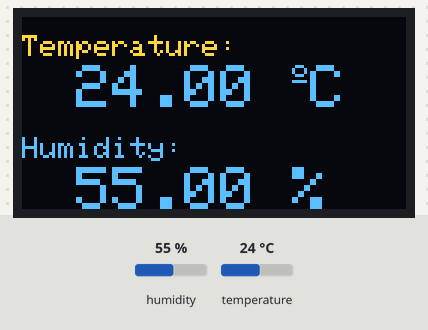
This sketch was run on a simulated Arduino Nano 33 IoT. Shown: 128×64 one-colour display. The test bench sets the inputs (shaded band); at power-on: humidity 55 %, temperature 24 °C. The OLED is the two-colour kind (top 16 rows yellow); WiFi joins after 1.5 s; servers stay silent unless stated.

Above: at 12.5 s.
12.6 s: humidity set to 22 %
At 17.0 s:
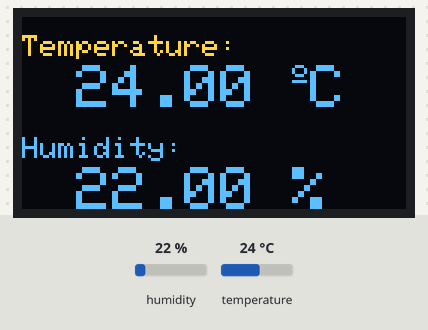
17.4 s: temperature set to 12 °C
At 21.1 s:
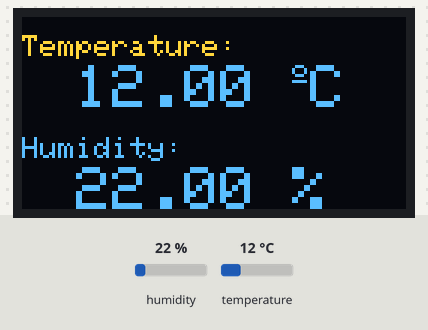
21.4 s: humidity set to 40 %
At 24.3 s:
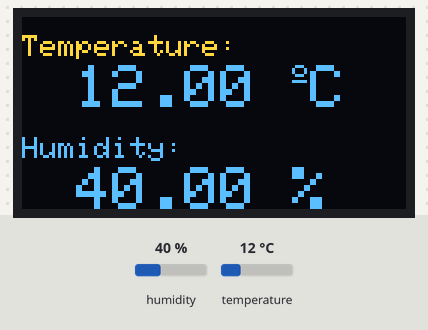
25.4 s: temperature set to 19 °C
At 28.6 s:
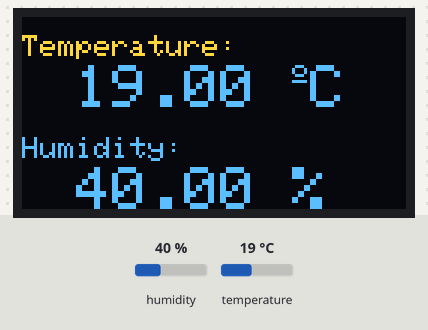
Timing chart, 0 to 30.1 s (numbered marks = the images above; inputs shaded):
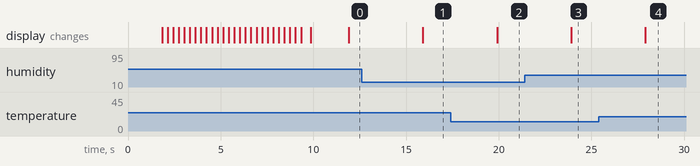

The sketch:

BlynkDHTwithOled.ino
```cpp
// Arduino Nano 33 iot project with a DHT11 temperature and humidity sensor that displays
// temperature and humidity values on an Oled screen and sends the data to the Blynk cloud

// Author: Andri Sæmundsson
// Date: 2022-15-11
// Version: 1.0.0

// Template ID, Device Name and Auth Token are provided by the Blynk.Cloud
#define BLYNK_TEMPLATE_ID "XXXXXXXXXXXXX"
#define BLYNK_DEVICE_NAME "Temperature and Humidity Sensor"
#define BLYNK_AUTH_TOKEN "XXXXXXXXXXXXX"

// Including libraries
#include <SPI.h>
#include <WiFiNINA.h>
#include <BlynkSimpleWiFiNINA.h>
#include <Wire.h>
#include <Adafruit_GFX.h>
#include <Adafruit_SSD1306.h>
#include <Adafruit_Sensor.h>
#include <DHT.h>

// Comment this out to disable prints and save space
#define BLYNK_PRINT Serial

// Defines for oled screen
#define SCREEN_WIDTH 128 // OLED display width, in pixels
#define SCREEN_HEIGHT 64 // OLED display height, in pixels

// Declaration for an SSD1306 display connected to I2C (SDA, SCL pins)
Adafruit_SSD1306 display(SCREEN_WIDTH, SCREEN_HEIGHT, &Wire, -1);

// Digital pin on DHT sensor connected to pin 2 on arduino
#define DHTPIN 2

// Uncomment the type of sensor in use:
#define DHTTYPE    DHT11     // DHT 11
//#define DHTTYPE    DHT22     // DHT 22 (AM2302)
//#define DHTTYPE    DHT21     // DHT 21 (AM2301)

// Declaring DHT variable
DHT dht(DHTPIN, DHTTYPE);

// WiFi credentials.
char ssid[] = "XXXXXXXXXXXXX";
char pass[] = "XXXXXXXXXXXXX";

// Autorization token for Blynk
char auth[] = BLYNK_AUTH_TOKEN;

// Timer for sending data to Blynk (and Oled Screen)
BlynkTimer timer;

// Fab Lab Logo, 128x64px (with room above logo for text)
const unsigned char fabLabLogo [] PROGMEM = {
  0x00, 0x00, 0x00, 0x00, 0x00, 0x00, 0x00, 0x00, 0x00, 0x00, 0x00, 0x00, 0x00, 0x00, 0x00, 0x00,
  0x00, 0x00, 0x00, 0x00, 0x00, 0x00, 0x00, 0x00, 0x00, 0x00, 0x00, 0x00, 0x00, 0x00, 0x00, 0x00,
  0x00, 0x00, 0x00, 0x00, 0x00, 0x00, 0x00, 0x00, 0x00, 0x00, 0x00, 0x00, 0x00, 0x00, 0x00, 0x00,
  0x00, 0x00, 0x00, 0x00, 0x00, 0x00, 0x00, 0x00, 0x00, 0x00, 0x00, 0x00, 0x00, 0x00, 0x00, 0x00,
  0x00, 0x00, 0x00, 0x00, 0x00, 0x00, 0x00, 0x00, 0x00, 0x00, 0x00, 0x00, 0x00, 0x00, 0x00, 0x00,
  0x00, 0x00, 0x00, 0x00, 0x00, 0x00, 0x00, 0x00, 0x00, 0x00, 0x00, 0x00, 0x00, 0x00, 0x00, 0x00,
  0x00, 0x00, 0x00, 0x00, 0x00, 0x00, 0x00, 0x00, 0x00, 0x00, 0x00, 0x00, 0x00, 0x00, 0x00, 0x00,
  0x00, 0x00, 0x00, 0x00, 0x00, 0x00, 0x00, 0x00, 0x00, 0x00, 0x00, 0x00, 0x00, 0x00, 0x00, 0x00,
  0x00, 0x00, 0x00, 0x00, 0x00, 0x00, 0x00, 0x00, 0x00, 0x00, 0x00, 0x00, 0x00, 0x00, 0x00, 0x00,
  0x00, 0x00, 0x00, 0x00, 0x00, 0x00, 0x00, 0x00, 0x00, 0x00, 0x00, 0x00, 0x00, 0x00, 0x00, 0x00,
  0x00, 0x00, 0x00, 0x00, 0x00, 0x00, 0x00, 0x00, 0x00, 0x00, 0x00, 0x00, 0x00, 0x00, 0x00, 0x00,
  0x00, 0x00, 0x00, 0x00, 0x00, 0x00, 0x00, 0x00, 0x00, 0x00, 0x00, 0x00, 0x00, 0x00, 0x00, 0x00,
  0x00, 0x00, 0x00, 0x00, 0x00, 0x00, 0x00, 0x00, 0x00, 0x00, 0x00, 0x00, 0x00, 0x00, 0x00, 0x00,
  0x00, 0x00, 0x00, 0x00, 0x00, 0x00, 0x00, 0x00, 0x00, 0x00, 0x00, 0x00, 0x00, 0x00, 0x00, 0x00,
  0x00, 0x00, 0x00, 0x00, 0x00, 0x00, 0x00, 0x00, 0x00, 0x00, 0x00, 0x00, 0x00, 0x00, 0x00, 0x00,
  0x00, 0x00, 0x00, 0x00, 0x00, 0x00, 0x00, 0x00, 0x00, 0x00, 0x00, 0x00, 0x00, 0x00, 0x00, 0x00,
  0x00, 0x00, 0x00, 0x00, 0x00, 0x00, 0x00, 0x00, 0x00, 0x00, 0x00, 0x00, 0x00, 0x00, 0x00, 0x00,
  0x00, 0x00, 0x00, 0x00, 0x00, 0x00, 0x00, 0x00, 0x00, 0x00, 0x00, 0x00, 0x00, 0x00, 0x00, 0x00,
  0x00, 0x00, 0x00, 0x00, 0x00, 0x00, 0x00, 0x3f, 0xfc, 0x00, 0x00, 0x00, 0x00, 0x00, 0x00, 0x00,
  0x00, 0x00, 0x00, 0x00, 0x00, 0x00, 0x01, 0xff, 0xff, 0x80, 0x00, 0x00, 0x00, 0x00, 0x00, 0x00,
  0x00, 0x00, 0x00, 0x00, 0x00, 0x00, 0x07, 0xfc, 0x7f, 0xe0, 0x00, 0x00, 0x00, 0x00, 0x00, 0x00,
  0x00, 0x00, 0x00, 0x00, 0x00, 0x00, 0x1f, 0xf8, 0x1f, 0xf8, 0x00, 0x00, 0x00, 0x00, 0x00, 0x00,
  0x00, 0x00, 0x00, 0x00, 0x00, 0x00, 0x3f, 0xe0, 0x07, 0xfc, 0x00, 0x00, 0x00, 0x00, 0x00, 0x00,
  0x00, 0x00, 0x00, 0x00, 0x00, 0x00, 0x7f, 0xe0, 0x01, 0xfe, 0x00, 0x00, 0x00, 0x00, 0x00, 0x00,
  0x00, 0x00, 0x00, 0x00, 0x00, 0x00, 0xff, 0xff, 0xc0, 0xff, 0x00, 0x00, 0x00, 0x00, 0x00, 0x00,
  0x00, 0x00, 0x00, 0x00, 0x00, 0x01, 0xff, 0xff, 0xf8, 0x3f, 0x80, 0x00, 0x00, 0x00, 0x00, 0x00,
  0x00, 0x00, 0x00, 0x00, 0x00, 0x03, 0xff, 0xff, 0xfc, 0x0f, 0xc0, 0x00, 0x00, 0x00, 0x00, 0x00,
  0x00, 0x00, 0x00, 0x00, 0x00, 0x07, 0xc3, 0xff, 0xfe, 0x03, 0xe0, 0x00, 0x00, 0x00, 0x00, 0x00,
  0x00, 0x00, 0x00, 0x00, 0x00, 0x07, 0x81, 0xff, 0xfe, 0x01, 0xe0, 0x00, 0x00, 0x00, 0x00, 0x00,
  0x00, 0x00, 0x00, 0x00, 0x00, 0x02, 0x01, 0xff, 0xff, 0x00, 0x40, 0x00, 0x00, 0x00, 0x00, 0x00,
  0x00, 0x00, 0x00, 0x00, 0x00, 0x18, 0x01, 0xff, 0xfe, 0x00, 0x18, 0x00, 0x00, 0x00, 0x00, 0x00,
  0x00, 0x00, 0x00, 0x00, 0x00, 0x1c, 0x00, 0xff, 0xfe, 0x00, 0x38, 0x00, 0x00, 0x00, 0x00, 0x00,
  0x00, 0x00, 0x00, 0x00, 0x00, 0x3c, 0x00, 0xff, 0xfe, 0x00, 0x3c, 0x00, 0x00, 0x00, 0x00, 0x00,
  0x00, 0x00, 0x00, 0x00, 0x00, 0x3c, 0x00, 0x3f, 0xf8, 0x00, 0x3c, 0x00, 0x00, 0x00, 0x00, 0x00,
  0x00, 0x00, 0x00, 0x00, 0x00, 0x3c, 0x00, 0x1f, 0xf0, 0x00, 0x3c, 0x00, 0x00, 0x00, 0x00, 0x00,
  0x00, 0x00, 0x00, 0x00, 0x00, 0x7c, 0x00, 0x00, 0x00, 0x00, 0x3e, 0x00, 0x00, 0x00, 0x00, 0x00,
  0x00, 0x00, 0x00, 0x00, 0x00, 0x7c, 0x00, 0x00, 0x00, 0x00, 0x3e, 0x00, 0x00, 0x00, 0x00, 0x00,
  0x00, 0x00, 0x00, 0x00, 0x00, 0x7c, 0x00, 0x00, 0x00, 0x00, 0x3e, 0x00, 0x00, 0x00, 0x00, 0x00,
  0x00, 0x00, 0x00, 0x00, 0x00, 0x7c, 0x0c, 0x00, 0x00, 0x38, 0x7e, 0x00, 0x00, 0x00, 0x00, 0x00,
  0x00, 0x00, 0x00, 0x00, 0x00, 0x7c, 0x3f, 0x00, 0x00, 0xff, 0xfe, 0x00, 0x00, 0x00, 0x00, 0x00,
  0x00, 0x00, 0x00, 0x00, 0x00, 0x7c, 0x7f, 0x80, 0x01, 0xff, 0xfe, 0x00, 0x00, 0x00, 0x00, 0x00,
  0x00, 0x00, 0x00, 0x00, 0x00, 0x7c, 0x7f, 0xc0, 0x03, 0xff, 0xfe, 0x00, 0x00, 0x00, 0x00, 0x00,
  0x00, 0x00, 0x00, 0x00, 0x00, 0x7c, 0x7f, 0xe0, 0x07, 0xff, 0xfe, 0x00, 0x00, 0x00, 0x00, 0x00,
  0x00, 0x00, 0x00, 0x00, 0x00, 0x7c, 0x7f, 0xf0, 0x0f, 0xff, 0xfe, 0x00, 0x00, 0x00, 0x00, 0x00,
  0x00, 0x00, 0x00, 0x00, 0x00, 0x7c, 0x7f, 0xf0, 0x0f, 0xff, 0xfe, 0x00, 0x00, 0x00, 0x00, 0x00,
  0x00, 0x00, 0x00, 0x00, 0x00, 0x7c, 0x7f, 0xf8, 0x0f, 0xff, 0x3e, 0x00, 0x00, 0x00, 0x00, 0x00,
  0x00, 0x00, 0x00, 0x00, 0x00, 0x3c, 0x7f, 0xf8, 0x1f, 0xfe, 0x3c, 0x00, 0x00, 0x00, 0x00, 0x00,
  0x00, 0x00, 0x00, 0x00, 0x00, 0x3c, 0x7f, 0xf8, 0x1f, 0xfe, 0x3c, 0x00, 0x00, 0x00, 0x00, 0x00,
  0x00, 0x00, 0x00, 0x00, 0x00, 0x3c, 0x3f, 0xf8, 0x1f, 0xfc, 0x3c, 0x00, 0x00, 0x00, 0x00, 0x00,
  0x00, 0x00, 0x00, 0x00, 0x00, 0x1c, 0x1f, 0xf8, 0x1f, 0xfc, 0x38, 0x00, 0x00, 0x00, 0x00, 0x00,
  0x00, 0x00, 0x00, 0x00, 0x00, 0x1c, 0x1f, 0xf8, 0x1f, 0xf8, 0x38, 0x00, 0x00, 0x00, 0x00, 0x00,
  0x00, 0x00, 0x00, 0x00, 0x00, 0x0c, 0x1f, 0xf0, 0x0f, 0xf0, 0x30, 0x00, 0x00, 0x00, 0x00, 0x00,
  0x00, 0x00, 0x00, 0x00, 0x00, 0x0f, 0x1f, 0xf0, 0x07, 0xe0, 0xf0, 0x00, 0x00, 0x00, 0x00, 0x00,
  0x00, 0x00, 0x00, 0x00, 0x00, 0x07, 0x9f, 0xe0, 0x00, 0x01, 0xe0, 0x00, 0x00, 0x00, 0x00, 0x00,
  0x00, 0x00, 0x00, 0x00, 0x00, 0x07, 0xff, 0xe0, 0x00, 0x07, 0xe0, 0x00, 0x00, 0x00, 0x00, 0x00,
  0x00, 0x00, 0x00, 0x00, 0x00, 0x03, 0xff, 0xe0, 0x00, 0x1f, 0xc0, 0x00, 0x00, 0x00, 0x00, 0x00,
  0x00, 0x00, 0x00, 0x00, 0x00, 0x01, 0xff, 0xe0, 0x00, 0x7f, 0x80, 0x00, 0x00, 0x00, 0x00, 0x00,
  0x00, 0x00, 0x00, 0x00, 0x00, 0x00, 0xff, 0xe0, 0x00, 0xff, 0x00, 0x00, 0x00, 0x00, 0x00, 0x00,
  0x00, 0x00, 0x00, 0x00, 0x00, 0x00, 0x7f, 0xe0, 0x03, 0xfe, 0x00, 0x00, 0x00, 0x00, 0x00, 0x00,
  0x00, 0x00, 0x00, 0x00, 0x00, 0x00, 0x3f, 0xf0, 0x0f, 0xfc, 0x00, 0x00, 0x00, 0x00, 0x00, 0x00,
  0x00, 0x00, 0x00, 0x00, 0x00, 0x00, 0x0f, 0xf8, 0x1f, 0xf0, 0x00, 0x00, 0x00, 0x00, 0x00, 0x00,
  0x00, 0x00, 0x00, 0x00, 0x00, 0x00, 0x03, 0xfe, 0x7f, 0xc0, 0x00, 0x00, 0x00, 0x00, 0x00, 0x00,
  0x00, 0x00, 0x00, 0x00, 0x00, 0x00, 0x00, 0xfe, 0x7f, 0x00, 0x00, 0x00, 0x00, 0x00, 0x00, 0x00,
  0x00, 0x00, 0x00, 0x00, 0x00, 0x00, 0x00, 0x1e, 0x70, 0x00, 0x00, 0x00, 0x00, 0x00, 0x00, 0x00
};

// Function to display data on oled screen
void oledDisplay(){

  // Read temperature and humidity and put in variables t1 and h1
  float t1 = dht.readTemperature();
  float h1 = dht.readHumidity();

  // Making sure DHT sensor is reading correctly
  if (isnan(h1) || isnan(t1)) {
    Serial.println("Failed to read from DHT sensor!");
  }

  // Clear display
  display.clearDisplay();

  // Display temperature on oled screen
  display.setTextSize(1);
  display.setCursor(0,6);
  display.print("Temperature: ");
  display.setTextSize(2);
  display.setCursor(18,16);
  display.print(t1);
  display.print(" ");
  display.setTextSize(1);
  display.cp437(true);
  display.write(167);
  display.setTextSize(2);
  display.print("C");

  // Display humidity on oled screen
  display.setTextSize(1);
  display.setCursor(0, 40);
  display.print("Humidity: ");
  display.setTextSize(2);
  display.setCursor(18, 50);
  display.print(h1);
  display.print(" %");
  display.display();
  display.clearDisplay();
}

// Send sensor data to Blynk every 2 seconds to Virtual Pin 4 and 5.
void sendSensor(){

  // Getting temperature and humidity variables from DHT sensor
  float t = dht.readTemperature();
  float h = dht.readHumidity();

  // Making sure DHT sensor is reading correctly
  if (isnan(t) || isnan(h)) {
    Serial.println("Failed to read from DHT sensor!");
    return;
  }

  // Sending temperature data to Blynk on virtual pin 4
  Blynk.virtualWrite(V4, t);

  // Sending humidity data to Blynk on virtual pin 5
  Blynk.virtualWrite(V5, h);
}

// Setup DHT sensor, oled screen, timer functions and connection to WIFI and Blynk
void setup(){

  // Serial monitor for debugging
  Serial.begin(115200);

  // Begin the DHT sensor
  dht.begin();

  // Begin the oled screen with error check
  if(!display.begin(SSD1306_SWITCHCAPVCC, 0x3C)) {
    Serial.println(F("SSD1306 allocation failed"));
    for(;;);
  }

  // Connect to WIFI and Blynk
  Blynk.begin(auth, ssid, pass);
  // You can also specify server:
  // Blynk.begin(auth, ssid, pass, "blynk.cloud", 80);
  // Blynk.begin(auth, ssid, pass, IPAddress(192,168,1,100), 8080);

  // Splash screen - Fab Lab logo with scrolling Fab Lab Reykjavik text (while connecting to WIFI and Blynk)
  display.clearDisplay();
  display.setTextColor(WHITE);
  display.setTextSize(1);
  display.setCursor(16,0);
  display.startscrollleft(0,1);
  display.print("Fab Lab Reykjavik");
  display.setCursor(0,0);
  display.drawBitmap(0, 0, fabLabLogo, 128, 64, WHITE);
  display.display();
  delay(8000);
  display.stopscroll();
  display.clearDisplay();

  // Functions to be called every 2 seconds
  // Send data to Blynk
  timer.setInterval(2000L, sendSensor);

  // Display data on Oled screen
  timer.setInterval(2000L, oledDisplay);
}

// Loop function
void loop(){

  // Run the Blynk process
  Blynk.run();

  // Run the timer functions (send data to Blynk and oled)
  timer.run();
}
```

Measured:
- after the input at 12.6 s, the display: changes after 3.3 s (image 1)
- after the input at 17.4 s, the display: changes after 2.5 s (image 2)
- after the input at 21.4 s, the display: changes after 2.5 s (image 3)
- after the input at 25.4 s, the display: changes after 2.5 s (image 4)
